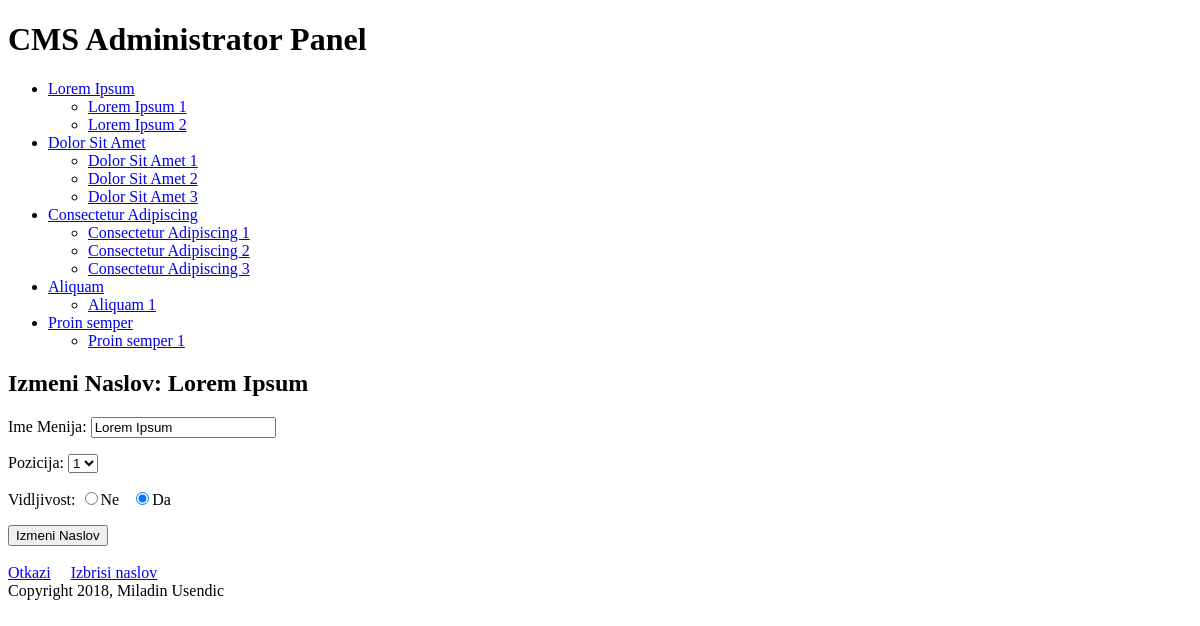
/cms/public/izmeni_naslov.php?naslov=1 (signed in), run on the app's committed database.
### tables this page shows
CREATE TABLE `naslovi` (
  `id` int(11) NOT NULL,
  `naziv_menija` varchar(30) NOT NULL,
  `pozicija` int(3) NOT NULL,
  `vidljivost` tinyint(1) NOT NULL
);

CREATE TABLE `stranice` (
  `id` int(11) NOT NULL,
  `naslov_id` int(11) NOT NULL,
  `naziv_menija` varchar(30) NOT NULL,
  `pozicija` int(3) NOT NULL,
  `vidljivost` tinyint(1) NOT NULL,
  `sadrzaj` text
);

### cms/public/izmeni_naslov.php (the view, shortened to what this page needs)
<?php require_once("../includes/db_connection.php"); ?>
<?php require_once("../includes/funkcije.php"); ?>
<?php pronadji_odabrane_stranice(); ?>
<?php include("../includes/layouts/header_admin.php"); ?>
<div id="main">
    <div id="navigation">
        <?php echo navigation($trenutni_naslov, $trenutni_stranice); ?>
    </div>
    <div id="stranice">
        <h2>Izmeni Naslov: <?php echo htmlentities($trenutni_naslov["naziv_menija"]); ?></h2>
        <form action="izmeni_naslov.php?naslov=<?php echo urlencode($trenutni_naslov["id"]); ?>" method="post">
            <p><label>Ime Menija:</label>
                <input type="text" name="naziv_menija"
                       value="<?php echo htmlentities($trenutni_naslov["naziv_menija"]); ?>"/>
            </p>
            <p><label>Pozicija:</label>
                <select name="pozicija">
                    <?php
                    $naslov_podesen = pronadji_sve_naslove(false);
                    $naslov_brojac = mysqli_num_rows($naslov_podesen);
                    for ($brojac = 1; $brojac <= $naslov_brojac; $brojac++) {
                        echo "<option value=\"{$brojac}\"";
                        if ($trenutni_naslov["pozicija"] == $brojac) {
                            echo " selected";
                        }
                        echo ">{$brojac}</option>";
                    }
                    ?>
                </select>
            </p>
            <p><label>Vidljivost:</label>
                <input type="radio" name="vidljivost" value="0" <?php if ($trenutni_naslov["vidljivost"] == 0) {
                    echo "checked";
                } ?> />Ne &nbsp;
                <input type="radio" name="vidljivost" value="1" <?php if ($trenutni_naslov["vidljivost"] == 1) {
                    echo "checked";
                } ?> />Da &nbsp;
            </p>
            <input type="submit" name="submit" value="Izmeni Naslov"/>
        </form>
        <br/>
        <a href="upravljanje_sadrzajem.php">Otkazi</a>
        <a href="izbrisi_naslov.php?naslov=<?php echo urlencode($trenutni_naslov["id"]); ?>"
           onclick="return confirm('Da li ste sigruni?');">Izbrisi naslov</a>
    </div>
</div>
<?php include("../includes/layouts/footer.php"); ?>

### cms/includes/funkcije.php (shortened to what this page needs)
<?php
function pronadji_sve_naslove($public = true)
{
    global $connection;
    $query = "SELECT * ";
    $query .= "FROM naslovi ";
    $query .= "ORDER BY pozicija ASC ";
    $naslov_podesen = mysqli_query($connection, $query);
    return $naslov_podesen;
}
function pronadji_stranice_za_naslov($naslov_id, $public = true)
{
    global $connection;
    $safe_naslov_id = mysqli_real_escape_string($connection, $naslov_id);
    $query = "SELECT * ";
    $query .= "FROM stranice ";
    $query .= "WHERE naslov_id = {$safe_naslov_id} ";
    if ($public) {
        $query .= "AND vidljivost=1 ";
    }
    $query .= "ORDER BY pozicija ASC ";
    $stranice_set = mysqli_query($connection, $query);
    return $stranice_set;
}
function navigation($naslov_niz, $stranice_array)
{
    $rezultat = "<ul class=\"naslovi\"> ";
    $naslov_podesen = pronadji_sve_naslove(false);
    while ($naslov = mysqli_fetch_assoc($naslov_podesen)) {
        $rezultat .= "<li";
        if ($naslov_niz && $naslov["id"] == $naslov_niz["id"]) {
            $rezultat .= " class=\"selected\"";
        }
        $rezultat .= ">";
        $rezultat .= "<a href=\"upravljanje_sadrzajem.php?naslov=";
        $rezultat .= urlencode($naslov["id"]);
        $rezultat .= "\">";
        $rezultat .= htmlentities($naslov["naziv_menija"]);
        $rezultat .= "</a>";
        $stranice_set = pronadji_stranice_za_naslov($naslov["id"], false);
        $rezultat .= "<ul class=\"stranice\">";
        while ($stranice = mysqli_fetch_assoc($stranice_set)) {
            $rezultat .= "<li";
            if ($stranice_array && $stranice["id"] == $stranice_array["id"]) {
                $rezultat .= " class=\"selected\"";
            }
            $rezultat .= ">";
            $rezultat .= "<a href=\"upravljanje_sadrzajem.php?stranice=";
            $rezultat .= urlencode($stranice["id"]);
            $rezultat .= "\">";
            $rezultat .= htmlentities($stranice["naziv_menija"]);
            $rezultat .= "</a></li>";
        }
        $rezultat .= "</ul></li>";
    }
    $rezultat .= "</ul>";
    return $rezultat;
}
function pronadji_naslov_by_id($naslov_id, $public = true)
{
    global $connection;
    $safe_naslov_id = mysqli_real_escape_string($connection, $naslov_id);
    $query = "SELECT * ";
    $query .= "FROM naslovi ";
    $query .= "WHERE id={$safe_naslov_id} ";
    $query .= "LIMIT 1 ";
    $naslov_podesen = mysqli_query($connection, $query);
    if ($naslov = mysqli_fetch_assoc($naslov_podesen)) {
        return $naslov;
    } else {
        return null;
    }
}
function pronadji_default_stranice_za_naslov($naslov_id)
{
    $stranice_set = pronadji_stranice_za_naslov($naslov_id);
    if ($first_stranice = mysqli_fetch_assoc($stranice_set)) {
        return $first_stranice;
    } else {
        return null;
    }
}
function pronadji_odabrane_stranice($public = false)
{
    if (isset($_GET["naslov"])) {
        $trenutni_naslov = pronadji_naslov_by_id($_GET["naslov"], $public);
        $trenutni_stranice = pronadji_default_stranice_za_naslov($trenutni_naslov["id"]);
    } elseif (isset($_GET["stranice"])) {
        $trenutni_stranice = pronadji_stranice_by_id($_GET["stranice"], $public);
        $trenutni_naslov = null;
    } else {
        $trenutni_stranice = null;
        $trenutni_naslov = null;
    }
}
?>

### cms/includes/layouts/header_admin.php (style rules this page uses)
@media screen and (max-width: 1200px) { #stranice { width: 60%; } }

### data on the page
naslovi: value "Lorem Ipsum", naziv_menija "Lorem Ipsum", pozicija "1", vidljivost "☑"
stranice: value "Lorem Ipsum 1"
stranice: value "Lorem Ipsum 2"
naslovi: value "Dolor Sit Amet"
stranice: value "Dolor Sit Amet 1"
stranice: value "Dolor Sit Amet 2"
stranice: value "Dolor Sit Amet 3"
naslovi: value "Consectetur Adipiscing"
stranice: value "Consectetur Adipiscing 1"
stranice: value "Consectetur Adipiscing 2"
stranice: value "Consectetur Adipiscing 3"
naslovi: value "Aliquam"
stranice: value "Aliquam 1"
naslovi: value "Proin semper"
stranice: value "Proin semper 1"
